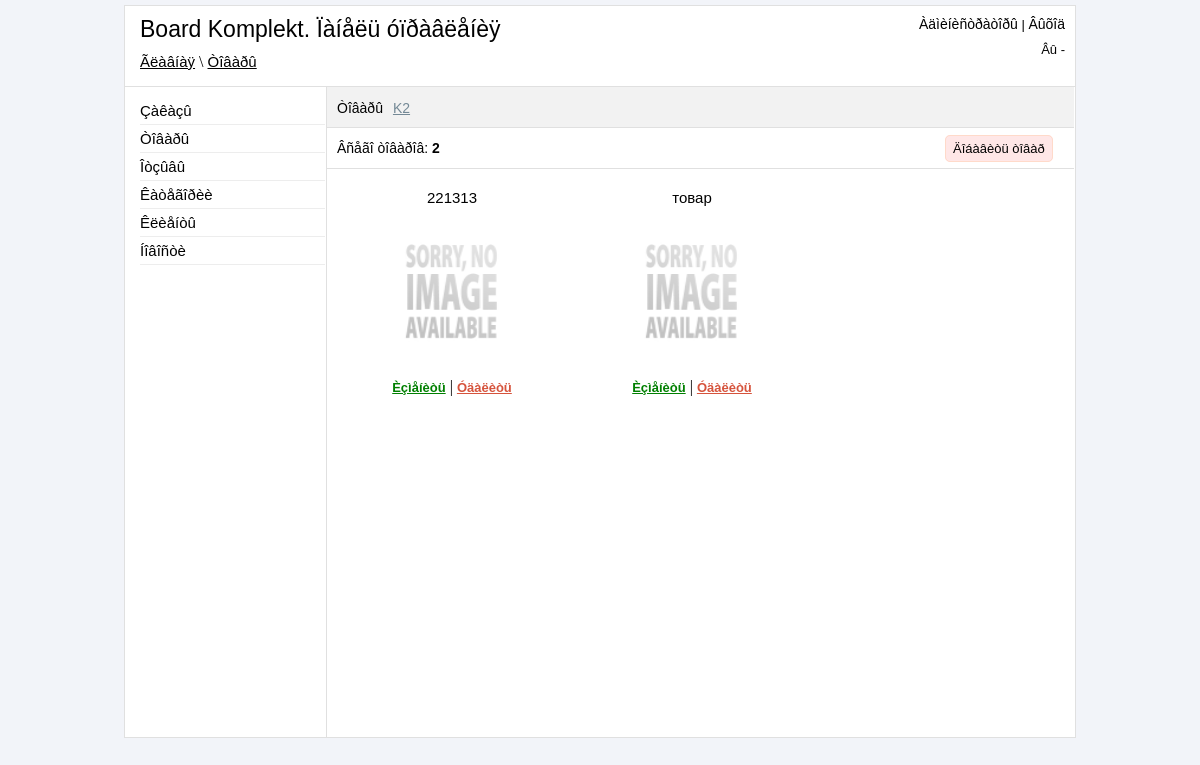
/admin/products.php?category=snowboard&brand=K2 (signed in), run on an earlier commit of the app's database.
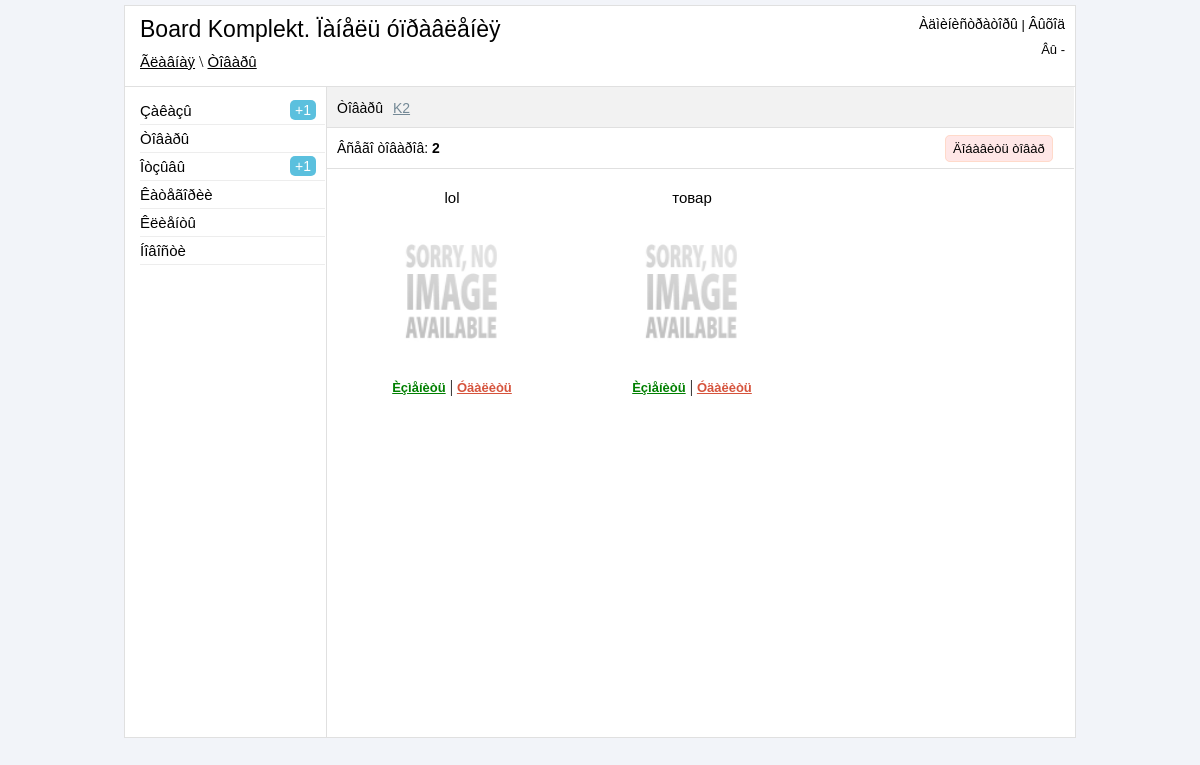
And on a later commit of the database.
### tables this page shows
CREATE TABLE IF NOT EXISTS `table_products` (
  `products_id` int(11) NOT NULL AUTO_INCREMENT,
  `title` varchar(255) NOT NULL,
  `price` int(11) NOT NULL,
  `seo_words` text NOT NULL,
  `seo_description` text NOT NULL,
  `mini_description` varchar(280) NOT NULL,
  `image` varchar(255) NOT NULL,
  `description` text NOT NULL,
  `mini_features` varchar(280) NOT NULL,
  `features` text NOT NULL,
  `datetime` datetime NOT NULL,
  `new` tinyint(4) NOT NULL DEFAULT '0',
  `leader` tinyint(4) NOT NULL DEFAULT '0',
  `sale` tinyint(4) NOT NULL DEFAULT '0',
  `visible` tinyint(4) NOT NULL DEFAULT '0',
  `brand_id` int(11) NOT NULL,
  PRIMARY KEY (`products_id`),
  KEY `products_id` (`products_id`),
  KEY `products_id_2` (`products_id`),
  KEY `brand_id` (`brand_id`)
);

### admin/include/sort-product.php (called while the page is built, shortened)
<?php
include("include/functions.php");
$category = $_GET["category"];
$brand = $_GET["brand"];
if (isset($category))
{
    switch ($category)
    {
        default:
        $url = "category=".clear_strings($category)."&brand=".clear_strings($brand)."&";
        $category = "WHERE brand_id IN (SELECT id FROM brands WHERE category='".clear_strings($category)."' AND brand = '".clear_strings($brand)."')";
        break;
    }
}
else
{
    $selectBrand = 'Âñå òîâàðû';
    $url = "";
    $category = "";
}
?>

### admin/include/functions.php (called while the page is built)
<?php
function clear_strings($clear_string)
{
    $clear_string = strip_tags($clear_string);
    $clear_string = mysql_real_escape_string($clear_string);
    $clear_string = trim($clear_string);
    return $clear_string;
}
?>

### admin/products.php (shortened to what the changed rows need)
<?php
	if ($_SESSION['auth_admin'] == "yes_auth")
	{
		include("include/db_connect.php");
        include("include/sort-product.php");
?>
<!DOCTYPE HTML>
<html>
<head>
	<link href ="css/reset.css" rel="stylesheet" type="text/css" />
	<link href ="css/style.css" rel="stylesheet" type="text/css" />
    <link href ="jquery_confirm/jquery_confirm.css" rel="stylesheet" type="text/css" />
</head>
<body>
<div class="block-body">
	<?php
		include("include/block-header.php");
	?>
	<div class="block-content">
        <ul class = "block-product">
            <?php
                $num = 9;
                $page = (int)$_GET['page'];
                $count = mysql_query("SELECT COUNT(*) FROM table_products $category",$link);
                $temp = mysql_fetch_array($count);
                $page = intval($page);
                if(empty($page) or $page <= 0) $page = 1;
                    $start = $page * $num - $num;
                if($temp[0] > 0)
                {
                    $result = mysql_query("SELECT * FROM table_products $category ORDER BY products_id DESC LIMIT $start, $num", $link);
                    if(mysql_num_rows($result) > 0)
                    {
                        $row = mysql_fetch_array($result);
                        do
                        {
                            if(strlen($row["image"]) > 0 && file_exists("../upload_images/".$row["image"]))
                            {
                                $img_path = "../upload_images/".$row["image"];
                                $max_width = 130;
                                $max_height = 170;
                                $width = 130;
                                $height = 170;
                            }
                            else
                            {
                                $img_path = "../../images/no-image.png";
                                $width = 130;
                                $height = 170;
                            }
                            echo '
                            <li class = "product-li">
                                <p class = "product-p">'.$row["title"].'</p>
                                <center>
                                    <img src = "'.$img_path.'" width = "'.$width.'" height = "'.$height.'" />
                                </center>
                                <p align="center" class="link-action">
                                    <a class="green" href="edit_product.php?id='.$row["products_id"].'">Èçìåíèòü</a> | <a rel="products.php?'.$url.'id='.$row["products_id"].'&action=delete" class="delete" > Óäàëèòü</a>
                                </p>
                            </li>
                            ';
                        } while ($row = mysql_fetch_array($result));
                        echo'
                        </ul>
                        ';
                    }
                }
            ?>
	</div>
</div>
</body>
</html>
<?php
	}
	else
	{
		header("Location: login.php");
	}
?>

### admin/include/block-header.php (shortened to what the changed rows need)
<?php
    $resultNoConfirmedOrders = mysql_query("SELECT * FROM orders WHERE order_confirmed='no'", $link);
    $countNoConfirmedOrders = mysql_num_rows($resultNoConfirmedOrders);
    if ($countNoConfirmedOrders > 0) {
        $count_str1 = '<p>+'.$countNoConfirmedOrders.'</p>';
    }
    else {
        $count_str1 = '';
    }
    $resultNoApprovedReviews = mysql_query("SELECT * FROM table_reviews WHERE approved='0'", $link);
    $countNoApprovedReviews = mysql_num_rows($resultNoApprovedReviews);
    if ($countNoApprovedReviews > 0) {
        $count_str2 = '<p>+'.$countNoApprovedReviews.'</p>';
    }
    else {
        $count_str2 = '';
    }
?>
<div class="left-nav">
	<ul>
		<li><a href="orders.php">Çàêàçû</a><?php echo $count_str1; ?></li>
		<li><a href="reviews.php">Îòçûâû</a><?php echo $count_str2; ?></li>
	</ul>
</div>

What changed in the data, as far as the page shows it:
changed table_products: title "221313" → "lol"
Also different on the page:
$countNoConfirmedOrders: (not shown) → "1"
$countNoApprovedReviews: (not shown) → "1"
